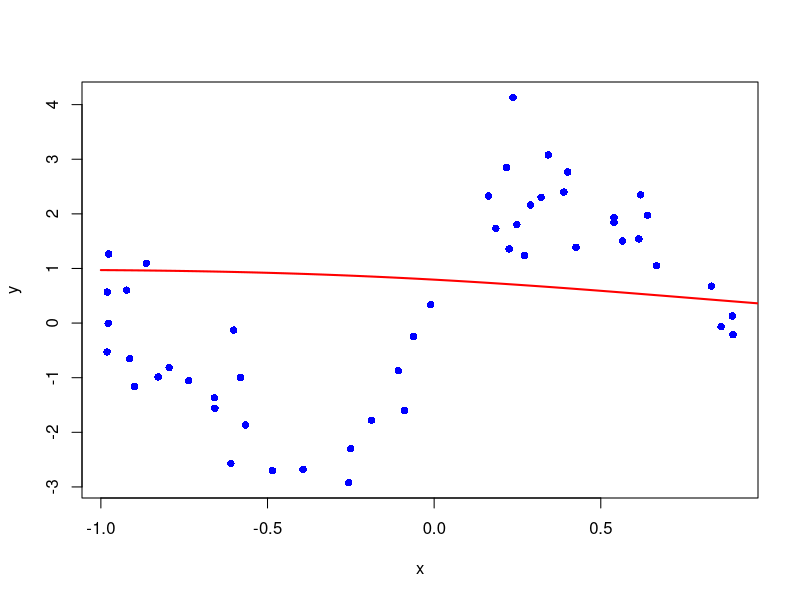
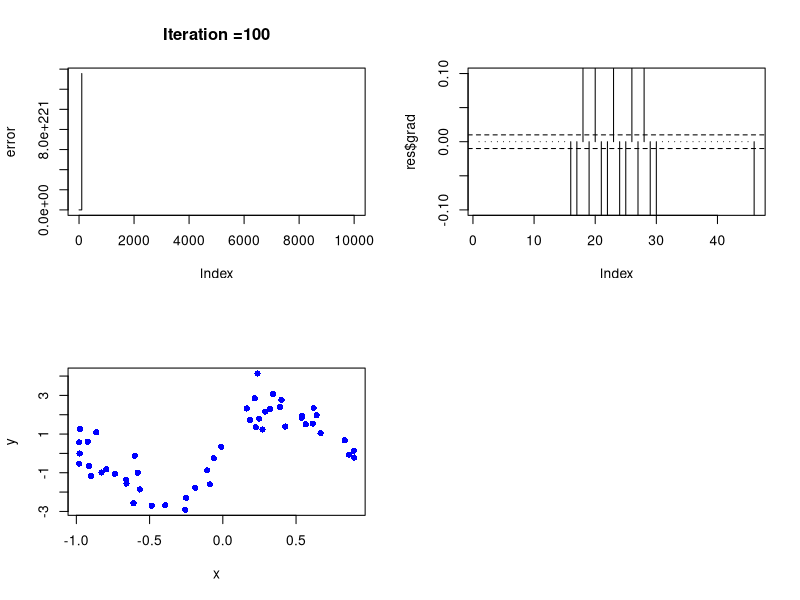
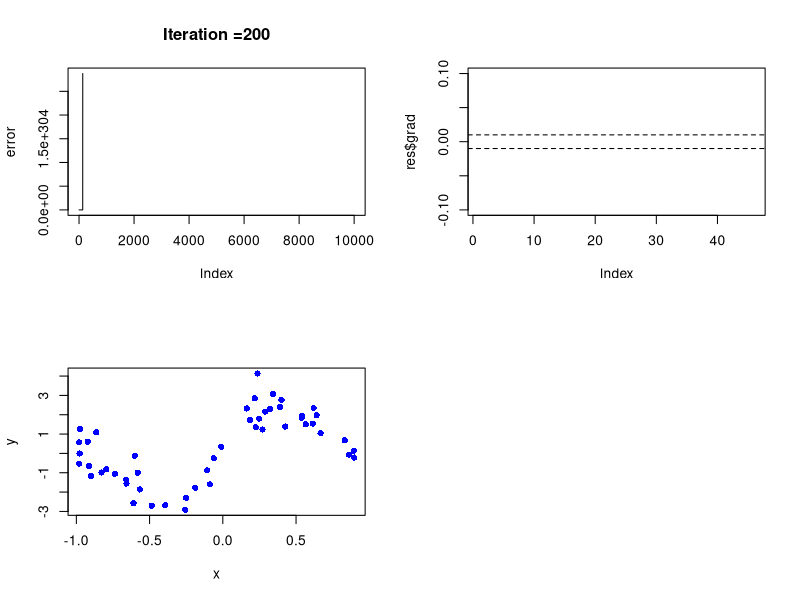
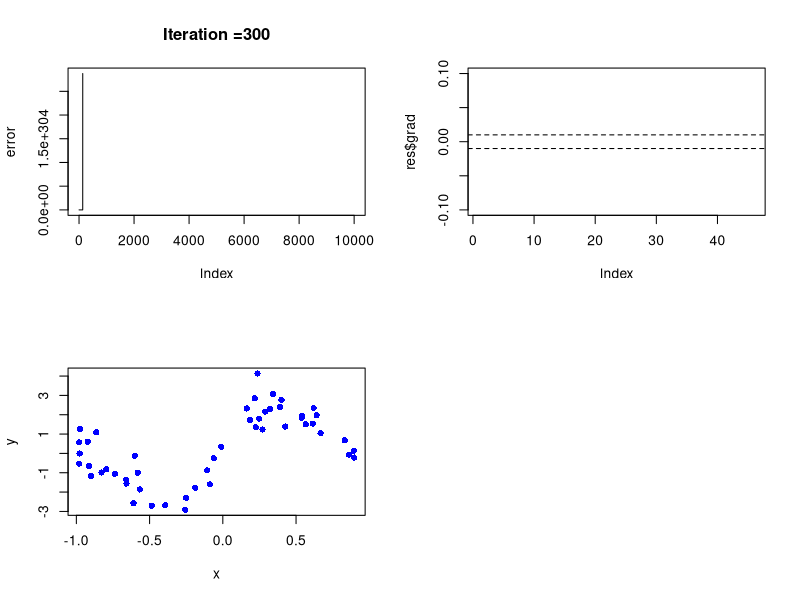
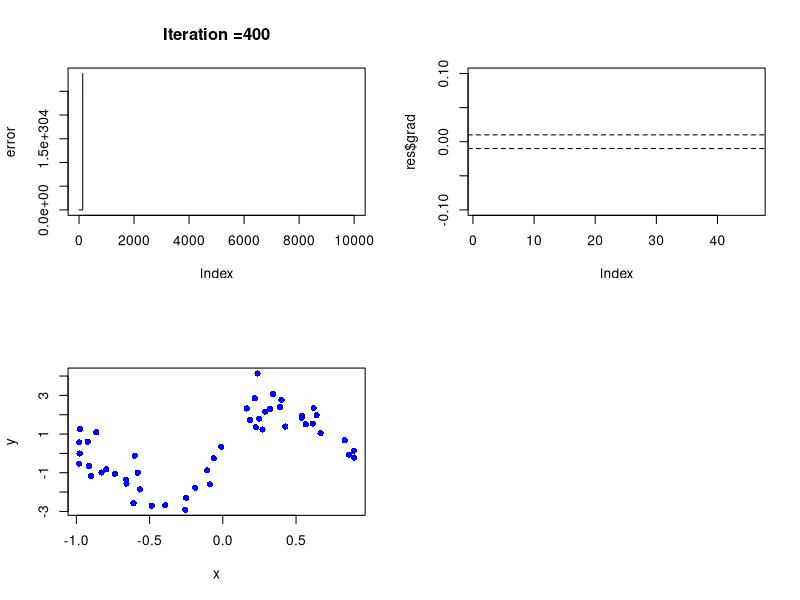
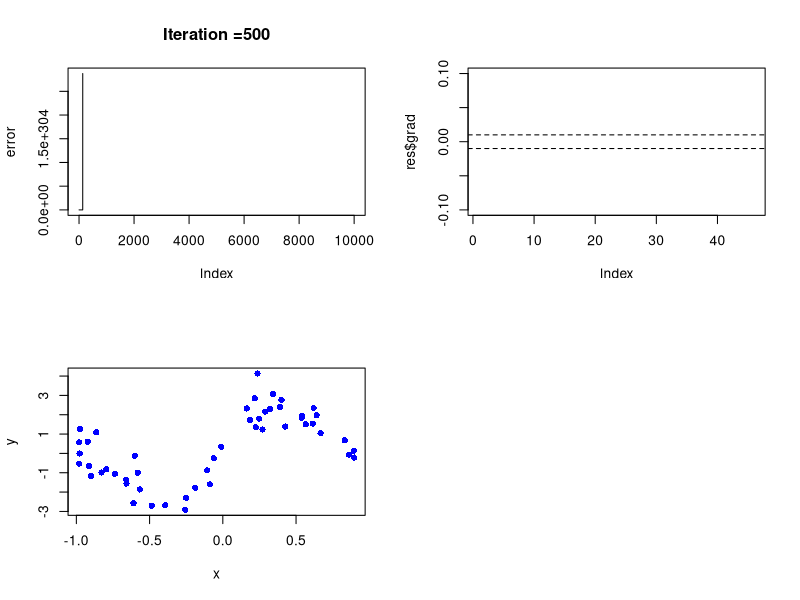
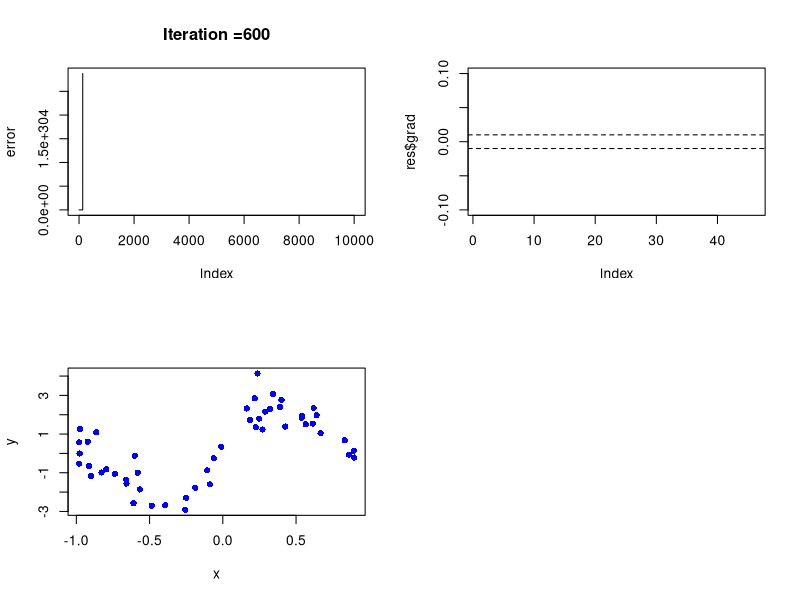
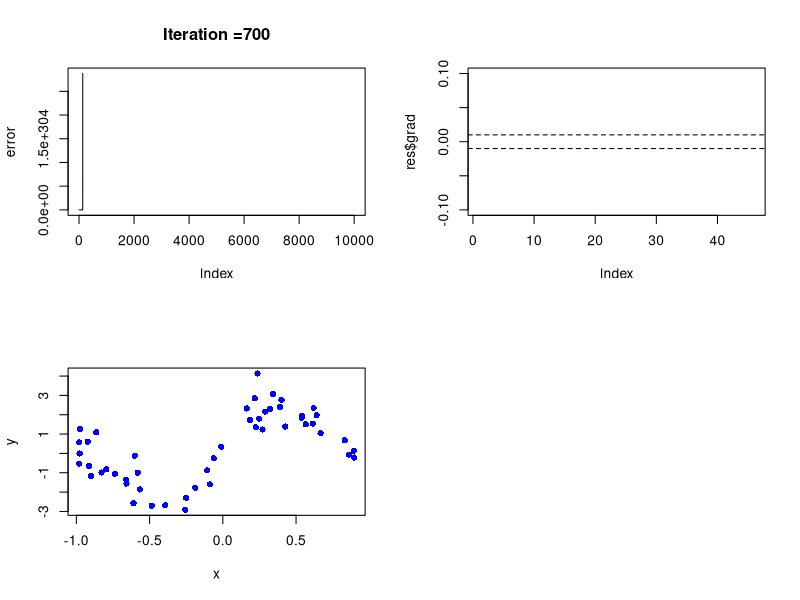

Write the R code that produced these figures, in order. (Note: this script raises an error after producing the figures.)
rm(list = ls())

# Let's fake a dataset and see if the network evaluates:
set.seed(2019)
N = 50
x = runif(N,-1,1)
e = rnorm(N,0,sqrt(0.5))
y = 2*x+2*sin(1.5*pi*x)+e
plot(y~x,pch = 16, col = 'blue')

# Get the data in matrix form:
X = matrix(x,N,1) #cbind(x,x^2,x^3)
Y = matrix(y,N,1)


# Specify activation functions for the hidden and output layers:
sig1 = function(z)
{
  tanh(z)#1/(1+exp(-z))
}
sig1. = function(z)
{
	1 - tanh(z)^2
}
sig2 = function(z)
{
   z
}
sig2. = function(z)
{
   1+0*z
}

g = function(Y,aL)
{
	 0.5*(Y-aL)^2
}


g. = function(Y,aL)
{
	 -1*(Y-aL)
}
# Write a function that evaluates the neural network (forward recursion):
# X     - Input matrix (N x p)
# Y     - Output matrix(N x q)
# theta - A parameter vector (all of the parameters)
# m     - Number of nodes on hidden layer
# lam   - Regularisation parameter (see later)
neural_net = function(X,Y, theta,m, nu)
{
	 # Relevant dimensional variables:
   N = dim(X)[1]
   p = dim(X)[2]
   q = dim(Y)[2]
   
   # Populate weight-matrix and bias vectors:
   index = 1:(p*m)
   W1    = matrix(theta[index],p,m)
   index = max(index)+1:(m*q)
   W2    = matrix(theta[index],m,q)
   index = max(index)+1:m
   b1    = matrix(theta[index],m,1)
   index = max(index)+1:q
   b2    = matrix(theta[index],q,1)
  
   dW1   = 0*W1 # Creates storage
   dW2   = 0*W2
   db1   = 0*b1   
   db2   = 0*b2
   
   # Evaluate network:
   Yhat  = rep(NA,N)
   error = rep(NA,N)
   for(i in 1:N)
   {
   	  a0 = matrix(X[i,],p,1)
   	  z1 = t(W1)%*%a0+b1
   	  a1 = sig1(z1)
   	  z2 = t(W2)%*%a1+b2
   	  a2 = sig2(z2)
   	  
   	  
   	  Yhat[i]  = a2
   	  error[i] = g(Y[i],Yhat[i])
   	  
   	  d2 = g.(Y[i],Yhat[i])*sig2.(z2)
   	  d1 = (W2%*%d2)*sig1.(z1)
   	  
   	  db1 = db1 + d1
   	  db2 = db2 + d2
   	  dW1 = dW1 + (a0%*%t(d1))
   	  dW2 = dW2 + (a1%*%t(d2)) 
   	  
   	}
   
   dW1 = dW1 + nu*2*W1
   dW2 = dW2 + nu*2*W2
   # Calculate error:
   
   E1 = sum(error)
   E2 = E1+nu*(sum(W1^2)+sum(W2^2)) # modified objective/penalised objective
   
   # Return predictions and error:
   return(list(Yhat = Yhat,grad =c(dW1,dW2,db1,db2)/N , E1 = E1/N, E2 = E2/N))
}

# We need to know the number of parameters in the network:

m     =  15
p     = dim(X)[2]
q     = dim(Y)[2]
npars = p*m+m*q+m+q
npars
theta_rand = runif(npars,-1,1)
nu  = 0.5
res = neural_net(X,Y,theta_rand,m,nu)
res

# Response curve:
xx = seq(-1,+1,1/100) #lattice
XX = matrix(xx,ncol = 1)
YY = XX*0 # Just a dummy
res_fitted = neural_net(XX,YY,theta_rand,m,nu)
lines(res_fitted$Yhat~xx,lwd  = 2,col = 'red')

#=============================================
# Gradient Descent
#=============================================

grad_descent = function(theta_start,iterations,h,plt = TRUE)
{
	theta = theta_start
	pars  = matrix(NA,length(theta),iterations)
	pars[,1] =  theta
 
	error = rep(NA,iterations)
	ss    =  sample(1:dim(X)[1],1*dim(X)[1],replace = FALSE)
	Xsmp  = matrix(X[ss,],ncol = 1)
  Ysmp  = matrix(Y[ss,],ncol = 1)
  res   = neural_net(Xsmp,Ysmp,theta,m,nu)
	error[1] = res$E2
	for(i in 2:iterations)
	{
		grad_norm = res$grad/sqrt(sum(res$grad^2)) # Can use to fix step size. Will oscillate at minimum.
		theta = theta - h*res$grad
		ss    =  sample(1:dim(X)[1],1*dim(X)[1],replace = FALSE)
	  Xsmp  = matrix(X[ss,],ncol = 1)
    Ysmp  = matrix(Y[ss,],ncol = 1)
    res   = neural_net(Xsmp,Ysmp,theta,m,nu)
	  error[i] = res$E2
	  pars[,i] = theta
	  
	  if(plt)
	  {
	  	if(i%%100==0)
	  	{
	  		par(mfrow = c(2,2))
	  		plot(error,type = 'l',main = paste0('Iteration =',i))

        plot(res$grad,type = 'h',ylim = c(-1,1)*0.1)
        abline(h = c(-1,1)*0.01,lty = 2)

        plot(y~x,pch = 16, col = 'blue')
        res_fitted = neural_net(XX,YY,theta,m,nu)
        lines(res_fitted$Yhat~xx,lwd  = 2,col = 'red')
	  	}
	  }
	  
	  
	}
	return(list(error = error,theta_hat = theta,grad_hat = res$grad,pars = pars))
}
quartz()

nu =    0.0
res_opt = grad_descent(theta_rand,10000,1,TRUE)

par(mfrow = c(2,2))
plot(res_opt$error[-c(1:1000)],type = 'l')

plot(res_opt$grad_hat,type = 'h',ylim = c(-1,1)*0.1)
abline(h = c(-1,1)*0.01,lty = 2)

#plot(res_opt$pars[1,],type = 'n',ylim = range(res_opt$pars))
#for(j in 1:npars)
#{
#	lines(res_opt$pars[j,])
#}



plot(y~x,pch = 16, col = 'blue')
res_fitted = neural_net(XX,YY,res_opt$theta_hat,m,nu)
lines(res_fitted$Yhat~xx,lwd  = 2,col = 'red')

